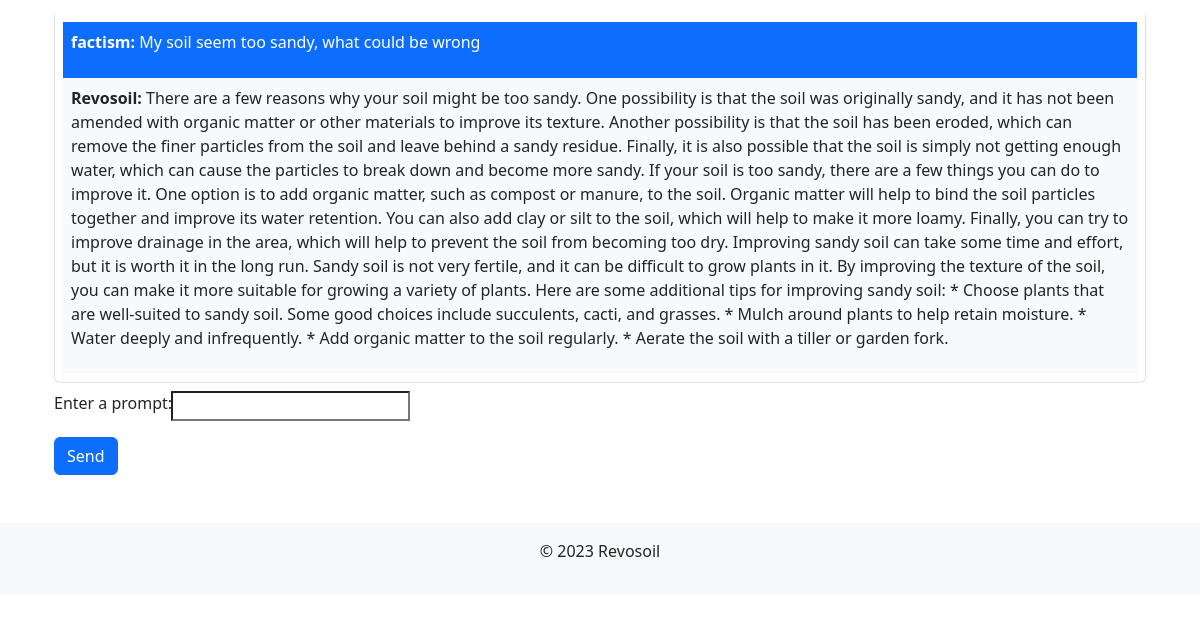
Before: /soilapp/chat/ (signed in, lower part) with the older database file.
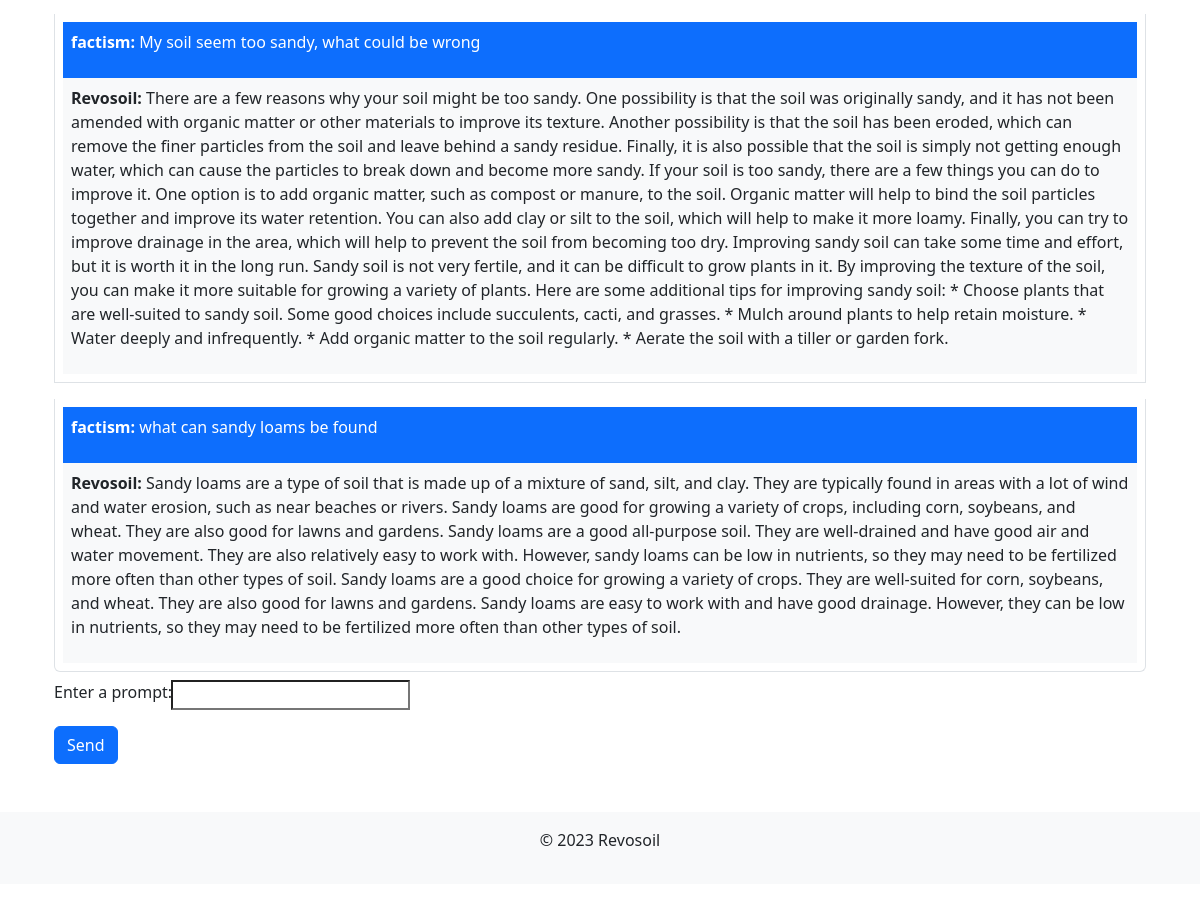
After: the same page with the newer database file.
### soilapp/models.py (models this page shows, shortened)
class ChatMessage(models.Model):
    user = models.ForeignKey(User, on_delete=models.CASCADE, default=1)
    user_input = models.TextField()
    model_response = models.TextField()
    timestamp = models.DateTimeField(auto_now_add=True)
    class Meta:
        ordering = ['timestamp']

### soilapp/views.py (the view)
# urls.py: path('chat/', views.chat_view, name='chat_view'),
@login_required(login_url='login')
def chat_view(request):
    if request.method == 'POST':
        palm.configure(api_key=os.environ['PALM_API_KEY'])
        form = ChatForm(request.POST)
        if form.is_valid():
            prompt = form.cleaned_data['prompt']
            if prompt == 'quit':
                return redirect('chat_view')  # Redirect to chat view when 'quit' is entered
            response = palm.chat(
                context="Be a professional soil scientist with vast and accurate knowledge in soil science, agronomy, and general agriculture.",
                examples=[],
                messages=prompt
            )
            user = request.user
            ChatMessage.objects.create(user=user, user_input=prompt, model_response=response.last)
    else:
        form = ChatForm()
    chat_messages = ChatMessage.objects.filter(user=request.user)
    return render(request, 'chat_page.html', {'form': form, 'chat_messages': chat_messages})

### soilapp/forms.py
class ChatForm(forms.Form):
    prompt = forms.CharField(label='Enter a prompt', max_length=255)

### soilapp/templates/chat_page.html (shortened to what this page needs)
{% extends "base.html" %}
{% block content %}
    <div class="container mt-5">
        <ul class="list-group chat-container">
            {% for message in chat_messages %}
                <li class="list-group-item message-container my-2 p-2">
                    <div class="user-message bg-primary text-white p-2">
                        <p><strong>{{ message.user }}:</strong> {{ message.user_input }}</p>
                    </div>
                    <div class="model-message bg-light p-2">
                        <p><strong>Revosoil:</strong> {{ message.model_response }}</p>
                    </div>
                </li>
            {% endfor %}
        </ul>
        <form method="post">
            <div class="input-group mb-3" id="user_prompt">
                {{ form.prompt.label_tag }}
                {{ form.prompt }}
            </div>
            <button type="submit" class="btn btn-primary">Send</button>
        </form>
    </div>
{% endblock %}

### soilapp/templates/base.html (shortened to what this page needs)
<!DOCTYPE html>
<html lang="en">
<head>
    <link href="https://cdn.jsdelivr.net/npm/bootstrap@5.3.2/dist/css/bootstrap.min.css" rel="stylesheet">
</head>
<body style="padding-bottom: 70px;">
    <main class="container mt-5">
        {% block content %}
        {% endblock %}
    </main>
</body>
<footer class="bg-light p-3 mt-5">
        <div class="container">
            <p class="text-center">&copy; {% now "Y" %} Revosoil</p>
        </div>
    </footer>
</html>

Changed rows visible on the page:
added ChatMessage: user "factism", user_input "what can sandy loams be found", model_response "Sandy loams are a type of soil that is made up of a mixture of sand, silt, and clay. They are typically found in areas with a lot of wind and water erosion, such as near beaches or rivers. Sandy loams are good for growing a variety of crops, including corn, soybeans, and wheat. They are also good for lawns and gardens. Sandy loams are a good all-purpose soil. They are well-drained and have good air and water movement. They are also relatively easy to work with. However, sandy loams can be low in nutrients, so they may need to be fertilized more often than other types of soil. Sandy loams are a good choice for growing a variety of crops. They are well-suited for corn, soybeans, and wheat.…"
